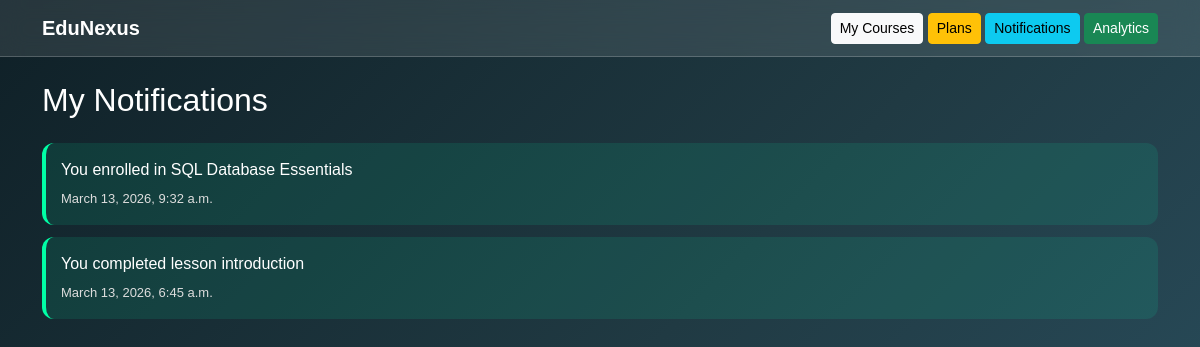
The app's page /notifications/ (signed in) with its own data.
### knowledgehub/models.py (models this page shows, shortened)
class Notification(models.Model):
    user = models.ForeignKey(User, on_delete=models.CASCADE)
    message = models.TextField()
    created_at = models.DateTimeField(auto_now_add=True)
    is_read = models.BooleanField(default=False)

### knowledgehub/views.py (the view)
# urls.py: path("notifications/", my_notifications),
def my_notifications(request):
    notes = Notification.objects.filter(
        user=request.user
    ).order_by("-created_at")
    return render(request, "notifications.html", {"notes": notes})

### knowledgehub/views.py (called while the page is built)
def notification_count(request):
    if request.user.is_authenticated:
        unread = Notification.objects.filter(
            user=request.user,
            is_read=False
        ).count()
    else:
        unread = 0
    return {"unread_count": unread}

### templates/notifications.html (shortened to what this page needs)
<!DOCTYPE html>
<html>
<head>
<link href="https://cdn.jsdelivr.net/npm/bootstrap@5.3.2/dist/css/bootstrap.min.css" rel="stylesheet">
</head>
<body>
<nav class="navbar navbar-expand-lg navbar-glass">
<div class="container">
<a class="navbar-brand text-white fw-bold" href="/">EduNexus</a>
<div>
<a class="btn btn-light btn-sm" href="/my-courses/">My Courses</a>
<a class="btn btn-warning btn-sm" href="/plans/">Plans</a>
<a class="btn btn-info btn-sm" href="/notifications/">Notifications</a>
<a class="btn btn-success btn-sm" href="/dashboard/">Analytics</a>
</div>
</div>
</nav>
<div class="container mt-4">
<h2 class="mb-4">My Notifications</h2>
{% for n in notes %}
<div class="notification-box">
<p class="mb-1">
{{ n.message }}
</p>
<span class="time">
{{ n.created_at }}
</span>
</div>
{% empty %}
<p>No notifications</p>
{% endfor %}
</div>
</body>
</html>

### templates/notifications.html (style rules this page uses)
body { font-family:Arial; background:linear-gradient(135deg,#0f2027,#203a43,#2c5364); color:white; min-height:100vh; }
.navbar-glass { background:rgba(255,255,255,0.1); backdrop-filter:blur(12px); border-bottom:1px solid rgba(255,255,255,0.2); }
.notification-box { background:rgba(0,255,180,0.1); border-left:4px solid #00ffa6; padding:15px; border-radius:12px; margin-bottom:12px; transition:0.3s; }
.time { color:#ddd; font-size:13px; }

### records on screen
Notification: message "You enrolled in SQL Database Essentials", created_at "March 13, 2026, 9:32 a.m."
Notification: message "You completed lesson introduction", created_at "March 13, 2026, 6:45 a.m."
